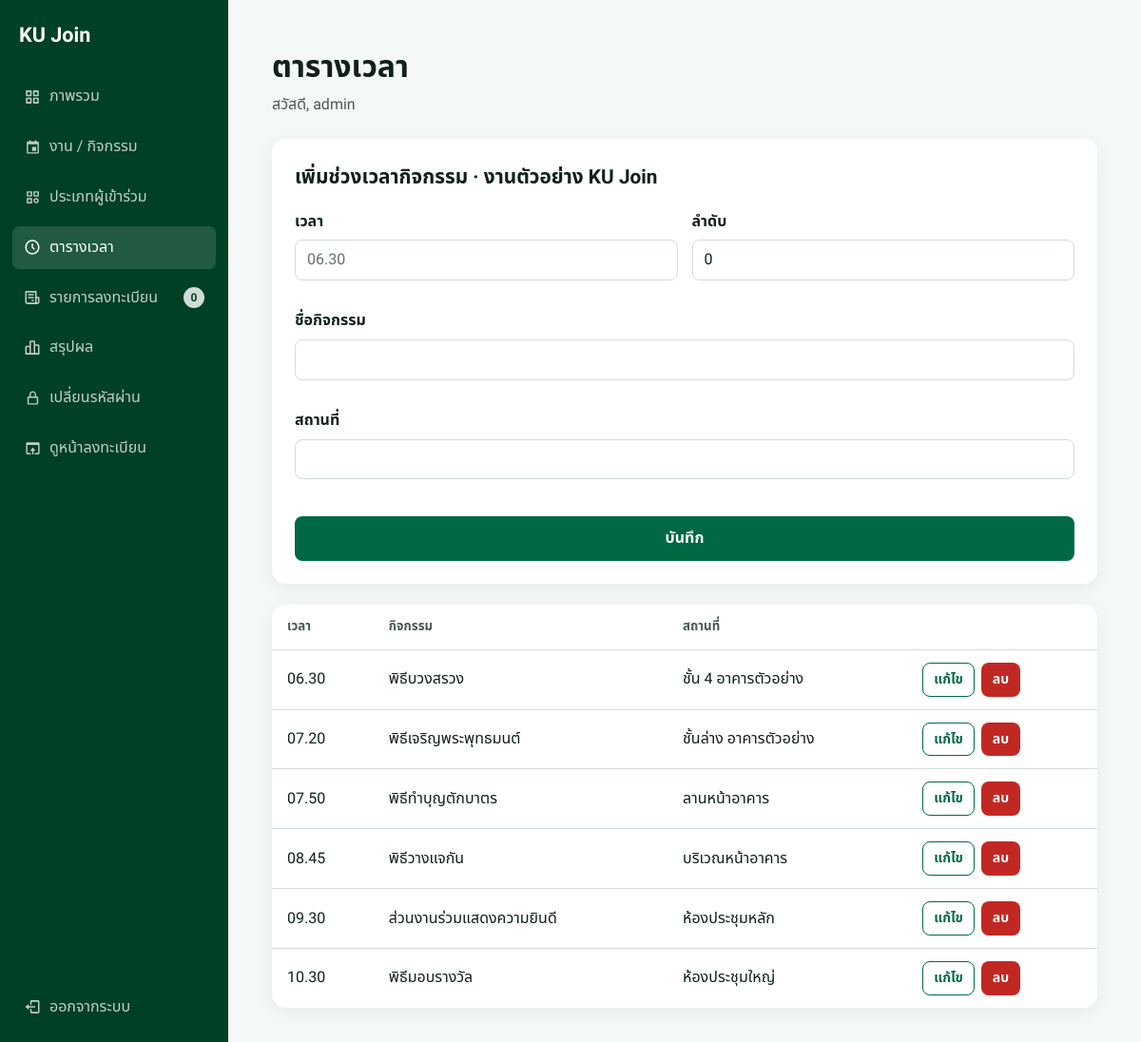
Screenshot of /admin/time_slots.php (signed in) with the database file from the repository.
### tables this page shows
CREATE TABLE events (id INT AUTO_INCREMENT PRIMARY KEY,name VARCHAR(255) NOT NULL,slug VARCHAR(100) NOT NULL UNIQUE,event_date DATE NOT NULL,location VARCHAR(255) NULL,is_active BOOLEAN NOT NULL DEFAULT TRUE,created_at TIMESTAMP DEFAULT CURRENT_TIMESTAMP);

CREATE TABLE time_slots (id INT AUTO_INCREMENT PRIMARY KEY,event_id INT NOT NULL,slot_time VARCHAR(20) NOT NULL,title VARCHAR(255) NOT NULL,location VARCHAR(255) NULL,sort_order INT NOT NULL DEFAULT 0,CONSTRAINT fk_slot_event FOREIGN KEY(event_id) REFERENCES events(id) ON DELETE CASCADE);

### includes/functions.php (called while the page is built, shortened)
<?php
function e(?string $value): string
{
    return htmlspecialchars((string) $value, ENT_QUOTES, 'UTF-8');
}
function active_event(PDO $pdo): ?array
{
    $stmt = $pdo->query('SELECT * FROM events WHERE is_active = 1 ORDER BY event_date ASC, id DESC LIMIT 1');
    return $stmt->fetch() ?: null;
}

### admin/time_slots.php (the view)
<?php require __DIR__.'/../config/db.php';require __DIR__.'/../includes/functions.php';require_admin();$event=active_event($pdo);if(!$event){flash('error','กรุณาสร้างและเปิดใช้งานงานก่อน');header('Location: events.php');exit;}if($_SERVER['REQUEST_METHOD']==='POST'){verify_csrf();$action=$_POST['action']??'';if($action==='save'){$id=filter_input(INPUT_POST,'id',FILTER_VALIDATE_INT);$time=trim($_POST['slot_time']??'');$title=trim($_POST['title']??'');$location=trim($_POST['location']??'');if($time&&$title){$v=[$time,$title,$location?:null,(int)($_POST['sort_order']??0)];if($id){$q='UPDATE time_slots SET slot_time=?,title=?,location=?,sort_order=? WHERE id=? AND event_id=?';$v[]=$id;$v[]=$event['id'];}else{$q='INSERT INTO time_slots(slot_time,title,location,sort_order,event_id) VALUES(?,?,?,?,?)';$v[]=$event['id'];}$pdo->prepare($q)->execute($v);flash('success','บันทึกช่วงเวลาเรียบร้อย');}}elseif($action==='delete'&&($id=filter_input(INPUT_POST,'id',FILTER_VALIDATE_INT))){$pdo->prepare('DELETE FROM time_slots WHERE id=? AND event_id=?')->execute([$id,$event['id']]);flash('success','ลบช่วงเวลาเรียบร้อย');}header('Location: time_slots.php');exit;}$edit=null;if($id=filter_input(INPUT_GET,'edit',FILTER_VALIDATE_INT)){$q=$pdo->prepare('SELECT * FROM time_slots WHERE id=? AND event_id=?');$q->execute([$id,$event['id']]);$edit=$q->fetch();}$q=$pdo->prepare('SELECT * FROM time_slots WHERE event_id=? ORDER BY sort_order,id');$q->execute([$event['id']]);$rows=$q->fetchAll();$adminTitle='ตารางเวลา';$adminPage='slots';require __DIR__.'/header.php'; ?>
<div class="admin-panel"><h2><?= $edit?'แก้ไขช่วงเวลา':'เพิ่มช่วงเวลากิจกรรม'?> · <?=e($event['name'])?></h2><form method="post"><input type="hidden" name="csrf_token" value="<?=e(csrf_token())?>"><input type="hidden" name="action" value="save"><input type="hidden" name="id" value="<?= (int)($edit['id']??0)?>"><div class="field-grid"><div class="field"><label class="field-label">เวลา</label><input class="input" name="slot_time" required value="<?=e($edit['slot_time']??'')?>" placeholder="06.30"></div><div class="field"><label class="field-label">ลำดับ</label><input class="input" type="number" name="sort_order" value="<?=e((string)($edit['sort_order']??0))?>"></div><div class="field span-full"><label class="field-label">ชื่อกิจกรรม</label><input class="input" name="title" required value="<?=e($edit['title']??'')?>"></div><div class="field span-full"><label class="field-label">สถานที่</label><input class="input" name="location" value="<?=e($edit['location']??'')?>"></div></div><div class="actions"><button class="button button-primary">บันทึก</button><?php if($edit):?><a class="button button-outline" href="time_slots.php">ยกเลิก</a><?php endif;?></div></form></div><div class="table-wrap"><table class="data-table"><thead><tr><th>เวลา</th><th>กิจกรรม</th><th>สถานที่</th><th></th></tr></thead><tbody><?php foreach($rows as $r):?><tr><td><?=e($r['slot_time'])?></td><td><?=e($r['title'])?></td><td><?=e($r['location'])?></td><td><div class="inline-form"><a class="button button-outline button-small" href="?edit=<?=$r['id']?>">แก้ไข</a><form method="post" onsubmit="return confirm('ลบช่วงเวลานี้หรือไม่?')"><input type="hidden" name="csrf_token" value="<?=e(csrf_token())?>"><input type="hidden" name="action" value="delete"><input type="hidden" name="id" value="<?=$r['id']?>"><button class="button button-danger button-small">ลบ</button></form></div></td></tr><?php endforeach;?></tbody></table></div><?php require __DIR__.'/footer.php';

### assets/css/style.css (style rules this page uses)
:root { --green: oklch(0.45 0.12 164); --green-dark: oklch(0.32 0.09 164); --green-bright: oklch(0.59 0.11 164); --gold: oklch(0.78 0.16 86); --bg: oklch(0.97 0.006 164); --surface: oklch(1 0 0); --ink: oklch(0.23 0.025 164); --muted: oklch(0.45 0.025 164); --line: oklch(0.89 0.012 164); --danger: oklch(0.53 0.19 28); --radius: 14px; }
* { box-sizing: border-box; }
html { min-height: 100%; background: var(--bg); }
body { display: flex; flex-direction: column; min-height: 100vh; min-height: 100dvh; margin: 0; color: var(--ink); background: var(--bg); font-family: "IBM Plex Sans Thai", system-ui, sans-serif; font-size: 16px; line-height: 1.55; }
a { color: inherit; text-decoration: none; }
button, input, select { font: inherit; }
.field-label { display: block; margin-bottom: 7px; font-weight: 600; }
.input, .select { width: 100%; min-height: 42px; padding: 8px 12px; border: 1px solid var(--line); border-radius: 8px; color: var(--ink); background: white; outline: none; transition: border-color .18s ease, box-shadow .18s ease; }
.input::placeholder { color: oklch(.53 .02 164); }
.field-grid { display: grid; grid-template-columns: repeat(2, 1fr); gap: 15px; }
.field { margin-bottom: 15px; }
.span-full { grid-column: 1 / -1; }
.actions { display: flex; gap: 10px; margin-top: 24px; }
.button { min-height: 46px; padding: 10px 20px; display: inline-flex; align-items: center; justify-content: center; gap: 8px; border: 1px solid transparent; border-radius: 8px; cursor: pointer; font-weight: 700; transition: transform .15s ease, background .15s ease, opacity .15s ease; }
.button-primary { flex: 1; color: white; background: var(--green); }
.button-outline { color: var(--green); background: white; border-color: var(--green); }
.button-danger { color: white; background: var(--danger); }
.button-small { min-height: 35px; padding: 6px 11px; font-size: .88rem; }
.table-wrap { overflow-x: auto; border-radius: var(--radius); background: white; box-shadow: 0 5px 20px rgb(8 61 48 / .06); }
.data-table { width: 100%; border-collapse: collapse; }
.data-table th, .data-table td { padding: 13px 16px; text-align: left; border-bottom: 1px solid var(--line); white-space: nowrap; }
.data-table th { color: var(--muted); font-size: .83rem; }
.data-table tr:last-child td { border: 0; }
.admin-body { display: block; min-height: 100vh; min-height: 100dvh; background: oklch(.975 .004 164); }
.admin-panel { margin-bottom: 22px; padding: 24px; border-radius: var(--radius); background: white; box-shadow: 0 5px 20px rgb(8 61 48 / .06); }
.admin-panel h2 { margin: 0 0 18px; font-family: Kanit, sans-serif; font-size: 1.3rem; }
.inline-form { display: flex; gap: 7px; align-items: center; }
.inline-form form { display: inline; }
body, button, input, select, textarea { font-family: Sarabun, "Noto Sans Thai", -apple-system, sans-serif; }
.brand, .hero h1, .list-page-header h1, .summary-card b, .admin-top h1, .admin-panel h2, .admin-stat b, .login-card h1 { font-family: Sarabun, "Noto Sans Thai", -apple-system, sans-serif; }

### rows the page displays
events: name "งานตัวอย่าง KU Join"
time_slots: slot_time "06.30", title "พิธีบวงสรวง", location "ชั้น 4 อาคารตัวอย่าง"
time_slots: slot_time "07.20", title "พิธีเจริญพระพุทธมนต์", location "ชั้นล่าง อาคารตัวอย่าง"
time_slots: slot_time "07.50", title "พิธีทำบุญตักบาตร", location "ลานหน้าอาคาร"
time_slots: slot_time "08.45", title "พิธีวางแจกัน", location "บริเวณหน้าอาคาร"
time_slots: slot_time "09.30", title "ส่วนงานร่วมแสดงความยินดี", location "ห้องประชุมหลัก"
time_slots: slot_time "10.30", title "พิธีมอบรางวัล", location "ห้องประชุมใหญ่"

### other values shown
$item['label'] "ภาพรวม"
$item['label'] "งาน / กิจกรรม"
$item['label'] "ประเภทผู้เข้าร่วม"
$item['label'] "ตารางเวลา"
$item['label'] "รายการลงทะเบียน"
$item['count'] "0"
$adminTitle "ตารางเวลา"
$_SESSION['admin_username'] "admin"
